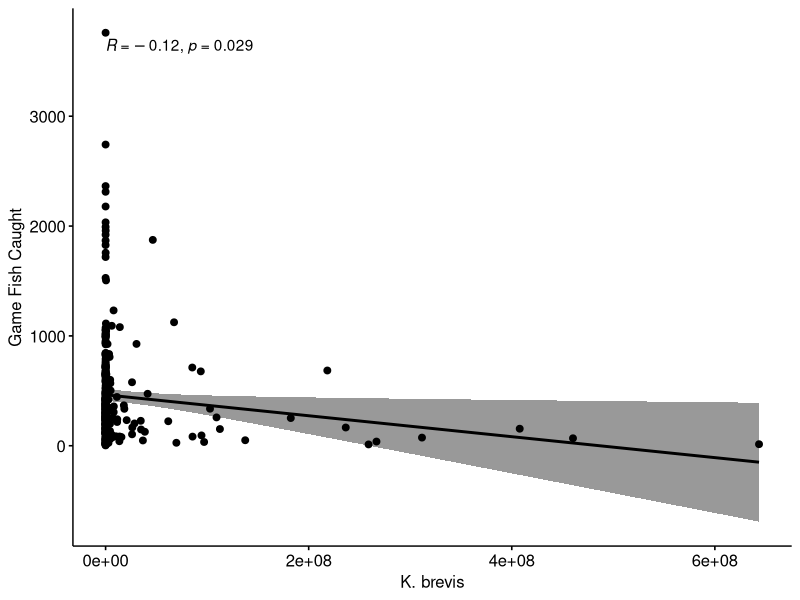
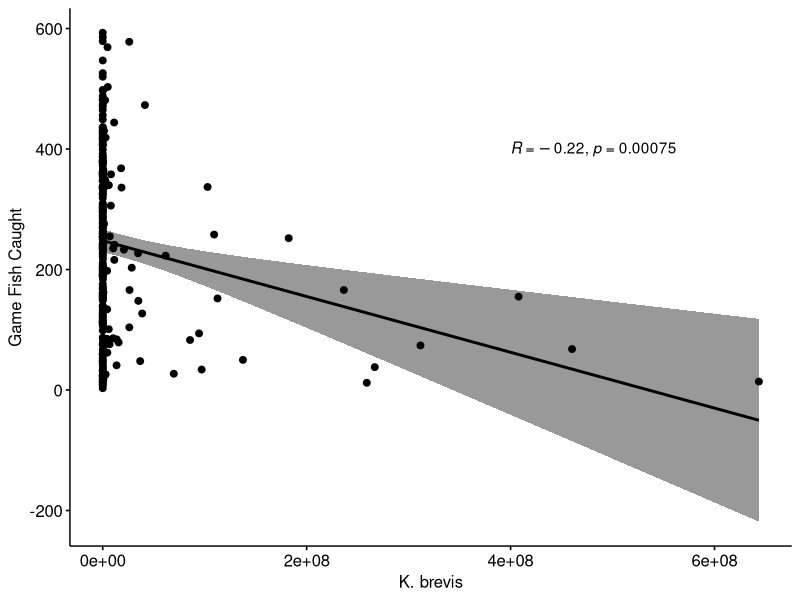
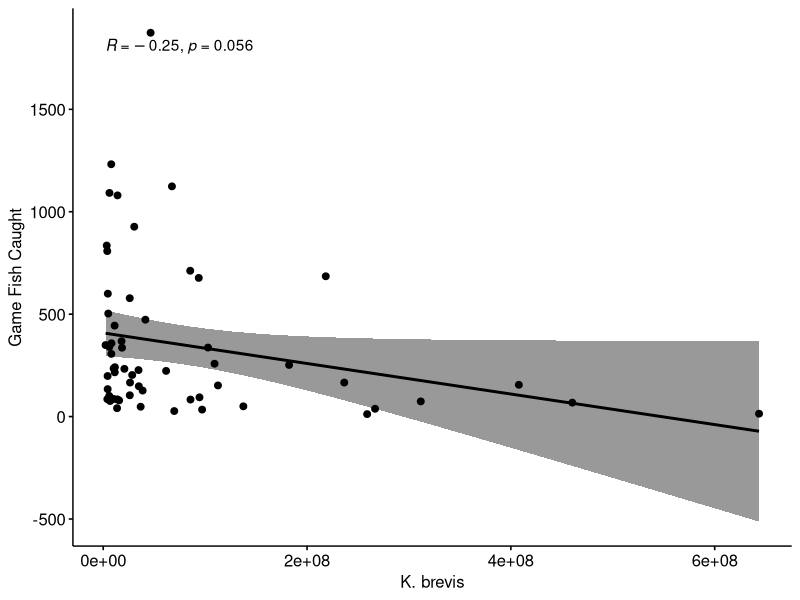

Generate these figures, in order, with R:
## ---- chunk 1
library(tidyverse)
library(dplyr)
library(ggpubr)
## ---- chunk 2
HAB_MRIP <- read.csv("../data_out/sarasota.csv")
HAB_MRIP_small <- read.csv("../data_out/sarasota_year_month.csv")
## ---- chunk 3
head(HAB_MRIP_small)

#http://www.sthda.com/english/wiki/wiki.php?id_contents=7312

# x and y are numeric vectors with the same length
cor.test(HAB_MRIP_small$brevis_count, HAB_MRIP_small$catch_count, method=c("pearson", "kendall", "spearman"))

remove_outliers <- HAB_MRIP_small %>% filter(catch_count < 600)

cor.test(remove_outliers$brevis_count, remove_outliers$catch_count, method=c("pearson", "kendall", "spearman"))

#test mean_brevis_count
cor.test(HAB_MRIP_small$mean_brevis_count, HAB_MRIP_small$catch_count, method=c("pearson", "kendall", "spearman"))  #nearly the same

#Test previous month total and mean
cor.test(HAB_MRIP_small$previous_month_brevis, HAB_MRIP_small$catch_count, method=c("pearson", "kendall", "spearman"))  #nearly the same
cor.test(HAB_MRIP_small$previous_month_mean_brevis, HAB_MRIP_small$catch_count, method=c("pearson", "kendall", "spearman"))  #nearly the same


## ---- chunk 4
#Plot Correltation coeffecient

#http://www.sthda.com/english/wiki/correlation-test-between-two-variables-in-r

ggscatter(HAB_MRIP_small, x = "brevis_count", y = "catch_count", 
          add = "reg.line", conf.int = TRUE, 
          cor.coef = TRUE, cor.method = "pearson",
          xlab = "K. brevis", ylab = "Game Fish Caught")

## ---- chunk 5

summary(HAB_MRIP_small$catch_count)
summary(HAB_MRIP_small$brevis_count)

#ggplot(HAB_MRIP_small, aes(x=catch_count)) + geom_histogram(binwidth=.5)

remove_outliers <- HAB_MRIP_small %>% filter(catch_count < 600)



#http://www.sthda.com/english/wiki/correlation-test-between-two-variables-in-r

ggscatter(remove_outliers, x = "brevis_count", y = "catch_count", 
          add = "reg.line", conf.int = TRUE, 
          cor.coef = TRUE, cor.method = "pearson", cor.coef.coord =c(400000000,400),
          xlab = "K. brevis", ylab = "Game Fish Caught")

## ---- chunk 6
head(HAB_MRIP_small)
medium_to_high_brevis <- HAB_MRIP_small %>% filter(mean_brevis_count > 100000)
head(medium_to_high_brevis)

#http://www.sthda.com/english/wiki/correlation-test-between-two-variables-in-r

ggscatter(medium_to_high_brevis, x = "brevis_count", y = "catch_count", 
          add = "reg.line", conf.int = TRUE, 
          cor.coef = TRUE, cor.method = "pearson",
          xlab = "K. brevis", ylab = "Game Fish Caught")

